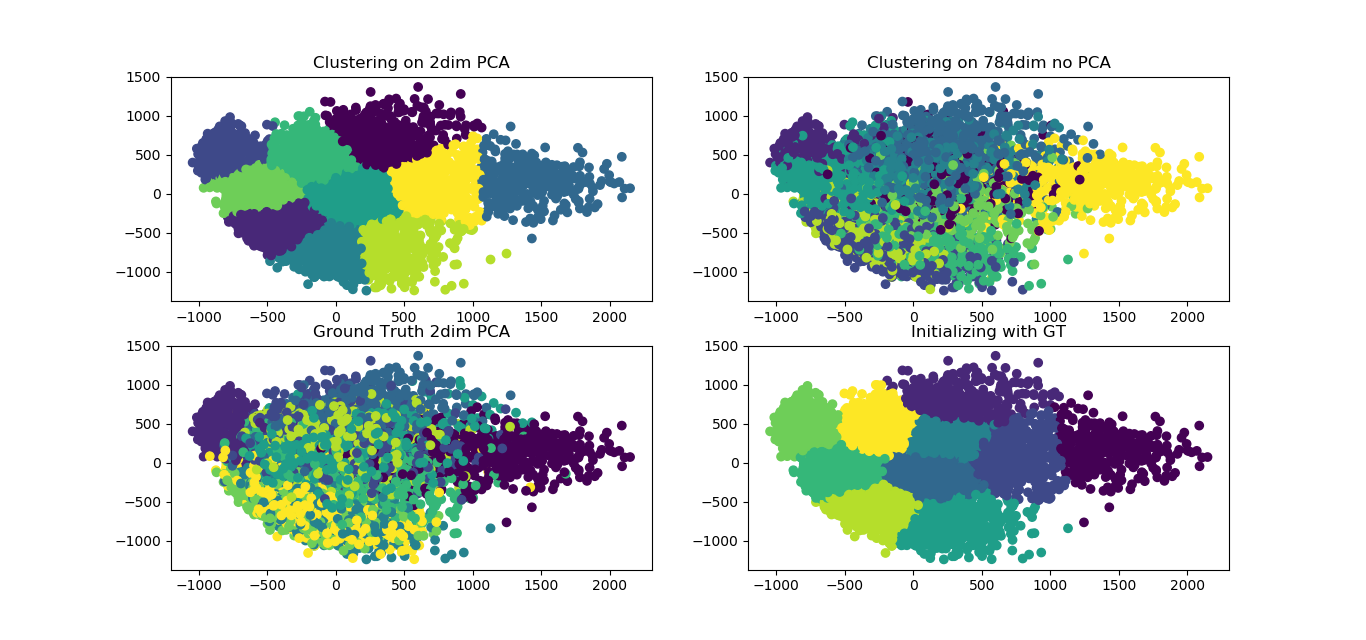

Recreate this plot in Python.
#!/usr/bin/env python
# coding: utf-8

# In[35]:


from sklearn.decomposition import PCA
from sklearn.cluster import KMeans
import numpy as np
import matplotlib.pyplot as plt
from sklearn.metrics.cluster import v_measure_score

def read_data(filename):
    with open(filename, 'r') as f:
        lines = f.readlines()
    
    num_points = len(lines)
    dim_points = 28 * 28
    data = np.empty((num_points, dim_points))
    labels = np.empty(num_points)
    
    for ind, line in enumerate(lines):
        num = line.split(',')
        labels[ind] = int(num[0])
        data[ind] = [ int(x) for x in num[1:] ]
        
    return (data, labels)

train_data, train_labels = read_data("sample_train.csv")
test_data, test_labels = read_data("sample_test.csv")
X = PCA(n_components=2).fit_transform(train_data)
fig = plt.figure(figsize=(24,24))


# In[36]:


kmeans = KMeans(n_clusters=10, random_state=0).fit(X)
ax = fig.add_subplot(221)
ax.set_title("Clustering on 2dim PCA")
ax.scatter(X[:,0],X[:,1],c=kmeans.labels_)
print("CLustering on PCA:",v_measure_score(train_labels,kmeans.labels_))


# In[37]:


#first cluster then PCA to plot
kmeans = KMeans(n_clusters=10, random_state=0).fit(train_data)
X = PCA(n_components=2).fit_transform(train_data)
ax = fig.add_subplot(222)
ax.set_title("Clustering on 784dim no PCA")
ax.scatter(X[:,0],X[:,1],c=kmeans.labels_)
print("CLustering on 784 dim:",v_measure_score(train_labels,kmeans.labels_))


# In[38]:


ax = fig.add_subplot(223)
ax.set_title("Ground Truth 2dim PCA")
ax.scatter(X[:,0],X[:,1],c=train_labels)


# In[39]:


# find classwise mean
indices = np.argsort(train_labels)
X_sorted = X[indices]
means = np.empty([10,2])
for i in range(10):
    means[i]=np.mean(X_sorted[100*i:100*(i+1),:])
kmeans = KMeans(n_clusters=10, init=means).fit(X)
ax = fig.add_subplot(224)
ax.set_title("Initializing with GT")
ax.scatter(X[:,0],X[:,1],c=kmeans.labels_)
print("Initializing with GT:",v_measure_score(train_labels,kmeans.labels_))


# In[40]:


plt.show()


# In[41]:


fig


# In[ ]:
